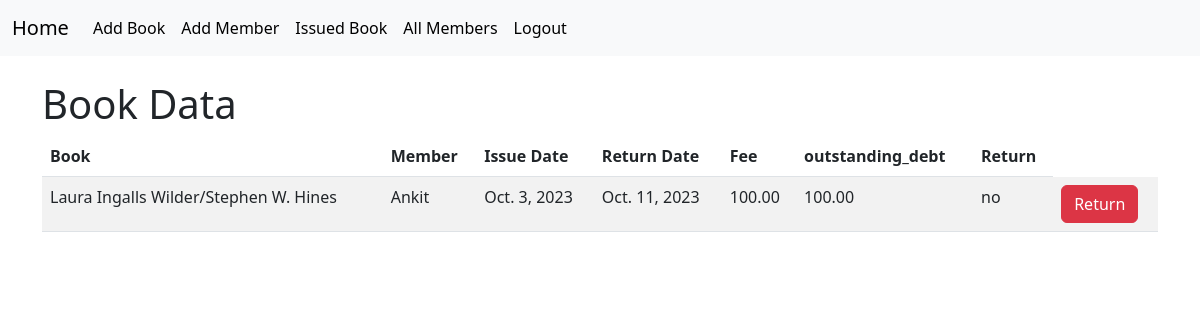
Screenshot of /issue_book_detail/ with the database file from the repository.
### myapp/models.py (models this page shows)
class Transaction(models.Model):
    book = models.ForeignKey(Book, on_delete=models.CASCADE)
    member = models.ForeignKey(Member, on_delete=models.CASCADE)
    issue_date = models.DateField()
    return_date = models.DateField(null=True, blank=True)
    fee = models.DecimalField(max_digits=8, decimal_places=2)

class Book(models.Model):
    book_id = models.CharField(max_length=100, null=True, blank=True)
    title = models.CharField(max_length=300, null=True, blank=True)
    author = models.CharField(max_length=100, null=True, blank=True)
    average_rating = models.CharField(max_length=300, null=True, blank=True)
    isbn = models.CharField(max_length=100, null=True, blank=True)
    isbn13 = models.CharField(max_length=100, null=True, blank=True)
    language_code = models.CharField(max_length=100, null=True, blank=True)
    pages = models.CharField(max_length=100, null=True, blank=True)
    rating_count = models.CharField(max_length=100, null=True, blank=True)
    text_reviews_count = models.CharField(max_length=100, null=True, blank=True)
    publication_date = models.DateField()
    publisher = models.CharField(max_length=100, null=True, blank=True)
    user_level = models.CharField(max_length=2, null=True, blank=True)
    issue_book = models.CharField(max_length=2, default="n")
    is_given = models.CharField(max_length=3, null=True, blank=True, default="no")
    is_return = models.CharField(max_length=3, null=True, blank=True, default="no")

class Member(models.Model):
    name = models.CharField(max_length=100, null=True, blank=True)
    location = models.CharField(max_length=100, null=True, blank=True)
    outstanding_debt = models.DecimalField(max_digits=8, decimal_places=2)

### myapp/views.py (the view)
# urls.py: path("issue_book_detail/", views.issue_book_detail, name="issue_book_detail"),
def issue_book_detail(request):
    data = Transaction.objects.all()
    members = Member.objects.all()
    return render(request, "transaction.html", {"data": data, "members": members})

### myapp/templates/transaction.html (shortened to what this page needs)
<!DOCTYPE html>
<html lang="en">
<head>
    <link rel="stylesheet" href="https://cdn.jsdelivr.net/npm/bootstrap@5.3.0/dist/css/bootstrap.min.css">
    <link rel="stylesheet" href="https://cdn.jsdelivr.net/npm/bootstrap-icons@1.10.5/font/bootstrap-icons.css">
</head>
<body>
    {% include "navbar.html" %}
    <div class="container mt-4">
        <h1>Book Data</h1>
        <table class="table table-striped" id="clickable-table">
            <thead>
                <tr>
                    <th>Book</th>
                    <th>Member</th>
                    <th>Issue Date</th>
                    <th>Return Date</th>
                    <th>Fee</th>
                    <th>outstanding_debt</th>
                    <th>Return</th>
                </tr>
            </thead>
            <tbody>
                {% for book in data %}
                <tr data-href="{% url 'book_detail_issue' pk=book.pk %}">
                    <td>{{ book.book.author}}</td>
                    <td>{{ book.member.name }}</td>
                    <td>{{ book.issue_date }}</td>
                    <td>{{ book.return_date }}</td>
                    <td>{{ book.fee }}</td>
                    <td>{{ book.member.outstanding_debt }}</td>
                    <td>{{ book.book.is_return }}</td>
                    <td><a href="{% url 'return_book' pk=book.pk %}" class="btn btn-danger">Return</a> </td>
                </tr>
                {% endfor %}
            </tbody>
        </table>
    </div>
</body>
</html>

### rows the page displays
Transaction: book.author "Laura Ingalls Wilder/Stephen W. Hines", member.name "Ankit", issue_date "Oct. 3, 2023", return_date "Oct. 11, 2023", fee "100.00", member.outstanding_debt "100.00", book.is_return "no"
